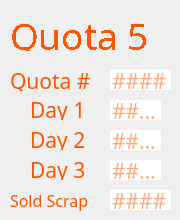
     <widget class="QWidget" name="page_5">
      <widget class="QLabel" name="label_31">
       <property name="geometry">
        <rect>
         <x>30</x>
         <y>100</y>
         <width>61</width>
         <height>20</height>
        </rect>
       </property>
       <property name="font">
        <font>
         <family>IBM 3270</family>
         <pointsize>16</pointsize>
        </font>
       </property>
       <property name="styleSheet">
        <string notr="true">color: rgb(253, 85, 0);
                                    border: none;</string>
       </property>
       <property name="text">
        <string>Day 1</string>
       </property>
      </widget>
      <widget class="QLabel" name="label_32">
       <property name="geometry">
        <rect>
         <x>30</x>
         <y>130</y>
         <width>61</width>
         <height>20</height>
        </rect>
       </property>
       <property name="font">
        <font>
         <family>IBM 3270</family>
         <pointsize>16</pointsize>
        </font>
       </property>
       <property name="styleSheet">
        <string notr="true">color: rgb(253, 85, 0);
                                    border: none;</string>
       </property>
       <property name="text">
        <string>Day 2</string>
       </property>
      </widget>
      <widget class="QLabel" name="label_33">
       <property name="geometry">
        <rect>
         <x>30</x>
         <y>160</y>
         <width>61</width>
         <height>20</height>
        </rect>
       </property>
       <property name="font">
        <font>
         <family>IBM 3270</family>
         <pointsize>16</pointsize>
        </font>
       </property>
       <property name="styleSheet">
        <string notr="true">color: rgb(253, 85, 0);
                                    border: none;</string>
       </property>
       <property name="text">
        <string>Day 3</string>
       </property>
      </widget>
      <widget class="QLineEdit" name="q5d2">
       <property name="geometry">
        <rect>
         <x>110</x>
         <y>130</y>
         <width>51</width>
         <height>20</height>
        </rect>
       </property>
       <property name="font">
        <font>
         <family>IBM 3270</family>
         <pointsize>16</pointsize>
        </font>
       </property>
       <property name="styleSheet">
        <string notr="true">color: rgb(253, 85, 0);
                                    border: none;</string>
       </property>
       <property name="maxLength">
        <number>4</number>
       </property>
       <property name="placeholderText">
        <string>####</string>
       </property>
      </widget>
      <widget class="QLineEdit" name="q5d3">
       <property name="geometry">
        <rect>
         <x>110</x>
         <y>160</y>
         <width>51</width>
         <height>20</height>
        </rect>
       </property>
       <property name="font">
        <font>
         <family>IBM 3270</family>
         <pointsize>16</pointsize>
        </font>
       </property>
       <property name="styleSheet">
        <string notr="true">color: rgb(253, 85, 0);
                                    border: none;</string>
       </property>
       <property name="maxLength">
        <number>4</number>
       </property>
       <property name="placeholderText">
        <string>####</string>
       </property>
      </widget>
      <widget class="QLineEdit" name="q5d1">
       <property name="geometry">
        <rect>
         <x>110</x>
         <y>100</y>
         <width>51</width>
         <height>20</height>
        </rect>
       </property>
       <property name="font">
        <font>
         <family>IBM 3270</family>
         <pointsize>16</pointsize>
         <weight>50</weight>
         <bold>false</bold>
        </font>
       </property>
       <property name="styleSheet">
        <string notr="true">color: rgb(253, 85, 0);
                                    border: none;</string>
       </property>
       <property name="inputMethodHints">
        <set>Qt::ImhNone</set>
       </property>
       <property name="text">
        <string/>
       </property>
       <property name="maxLength">
        <number>4</number>
       </property>
       <property name="readOnly">
        <bool>false</bool>
       </property>
       <property name="placeholderText">
        <string>####</string>
       </property>
      </widget>
      <widget class="QLabel" name="label_34">
       <property name="geometry">
        <rect>
         <x>10</x>
         <y>70</y>
         <width>81</width>
         <height>21</height>
        </rect>
       </property>
       <property name="font">
        <font>
         <family>IBM 3270</family>
         <pointsize>16</pointsize>
        </font>
       </property>
       <property name="styleSheet">
        <string notr="true">color: rgb(253, 85, 0);</string>
       </property>
       <property name="text">
        <string>Quota #</string>
       </property>
      </widget>
      <widget class="QLabel" name="label_35">
       <property name="geometry">
        <rect>
         <x>10</x>
         <y>10</y>
         <width>151</width>
         <height>41</height>
        </rect>
       </property>
       <property name="sizePolicy">
        <sizepolicy hsizetype="Fixed" vsizetype="Fixed">
         <horstretch>0</horstretch>
         <verstretch>0</verstretch>
        </sizepolicy>
       </property>
       <property name="font">
        <font>
         <family>IBM 3270</family>
         <pointsize>24</pointsize>
         <weight>50</weight>
         <italic>false</italic>
         <bold>false</bold>
         <stylestrategy>NoAntialias</stylestrategy>
        </font>
       </property>
       <property name="styleSheet">
        <string notr="true">font: 24pt &quot;IBM 3270&quot;;
                                    color: rgb(253, 85, 0);</string>
       </property>
       <property name="text">
        <string>&lt;html&gt;&lt;head/&gt;&lt;body&gt;&lt;p&gt;&lt;span
                                    style=&quot; font-size:28pt;&quot;&gt;Quota
                                    5&lt;/span&gt;&lt;/p&gt;&lt;/body&gt;&lt;/html&gt;</string>
       </property>
      </widget>
      <widget class="QLineEdit" name="q5">
       <property name="geometry">
        <rect>
         <x>110</x>
         <y>70</y>
         <width>61</width>
         <height>20</height>
        </rect>
       </property>
       <property name="font">
        <font>
         <family>IBM 3270</family>
         <pointsize>16</pointsize>
        </font>
       </property>
       <property name="styleSheet">
        <string notr="true">color: rgb(253, 85, 0);
                                    border: none;</string>
       </property>
       <property name="text">
        <string/>
       </property>
       <property name="maxLength">
        <number>5</number>
       </property>
       <property name="readOnly">
        <bool>false</bool>
       </property>
       <property name="placeholderText">
        <string>####</string>
       </property>
      </widget>
      <widget class="QLineEdit" name="q5sold">
       <property name="geometry">
        <rect>
         <x>110</x>
         <y>190</y>
         <width>61</width>
         <height>20</height>
        </rect>
       </property>
       <property name="font">
        <font>
         <family>IBM 3270</family>
         <pointsize>16</pointsize>
        </font>
       </property>
       <property name="styleSheet">
        <string notr="true">color: rgb(253, 85, 0);
                                    border: none;</string>
       </property>
       <property name="maxLength">
        <number>5</number>
       </property>
       <property name="placeholderText">
        <string>####</string>
       </property>
      </widget>
      <widget class="QLabel" name="label_36">
       <property name="geometry">
        <rect>
         <x>10</x>
         <y>190</y>
         <width>91</width>
         <height>21</height>
        </rect>
       </property>
       <property name="font">
        <font>
         <family>IBM 3270</family>
         <pointsize>12</pointsize>
        </font>
       </property>
       <property name="styleSheet">
        <string notr="true">color: rgb(253, 85, 0);
                                    border: none;</string>
       </property>
       <property name="text">
        <string>Sold Scrap</string>
       </property>
      </widget>
     </widget>
